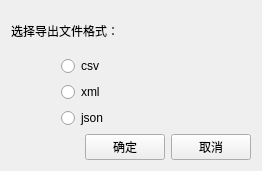
<?xml version="1.0" encoding="UTF-8"?>
<ui version="4.0">
 <class>CExportDialog</class>
 <widget class="QWidget" name="CExportDialog">
  <property name="geometry">
   <rect>
    <x>0</x>
    <y>0</y>
    <width>262</width>
    <height>171</height>
   </rect>
  </property>
  <property name="sizePolicy">
   <sizepolicy hsizetype="Minimum" vsizetype="Minimum">
    <horstretch>0</horstretch>
    <verstretch>0</verstretch>
   </sizepolicy>
  </property>
  <property name="windowTitle">
   <string>Form</string>
  </property>
  <layout class="QGridLayout" name="gridLayout">
   <item row="0" column="0" colspan="2">
    <widget class="QLabel" name="label">
     <property name="text">
      <string>选择导出文件格式：</string>
     </property>
    </widget>
   </item>
   <item row="1" column="0" colspan="2">
    <layout class="QHBoxLayout" name="horizontalLayout">
     <item>
      <spacer name="horizontalSpacer_2">
       <property name="orientation">
        <enum>Qt::Horizontal</enum>
       </property>
       <property name="sizeType">
        <enum>QSizePolicy::Fixed</enum>
       </property>
       <property name="sizeHint" stdset="0">
        <size>
         <width>50</width>
         <height>20</height>
        </size>
       </property>
      </spacer>
     </item>
     <item>
      <widget class="QRadioButton" name="csvButton">
       <property name="sizePolicy">
        <sizepolicy hsizetype="Expanding" vsizetype="Fixed">
         <horstretch>0</horstretch>
         <verstretch>0</verstretch>
        </sizepolicy>
       </property>
       <property name="text">
        <string>csv</string>
       </property>
      </widget>
     </item>
    </layout>
   </item>
   <item row="2" column="0" colspan="2">
    <layout class="QHBoxLayout" name="horizontalLayout_2">
     <item>
      <spacer name="horizontalSpacer_3">
       <property name="orientation">
        <enum>Qt::Horizontal</enum>
       </property>
       <property name="sizeType">
        <enum>QSizePolicy::Fixed</enum>
       </property>
       <property name="sizeHint" stdset="0">
        <size>
         <width>50</width>
         <height>20</height>
        </size>
       </property>
      </spacer>
     </item>
     <item>
      <widget class="QRadioButton" name="xmlButton">
       <property name="sizePolicy">
        <sizepolicy hsizetype="Expanding" vsizetype="Fixed">
         <horstretch>0</horstretch>
         <verstretch>0</verstretch>
        </sizepolicy>
       </property>
       <property name="text">
        <string>xml</string>
       </property>
      </widget>
     </item>
    </layout>
   </item>
   <item row="3" column="0" colspan="2">
    <layout class="QHBoxLayout" name="horizontalLayout_3">
     <item>
      <spacer name="horizontalSpacer_4">
       <property name="orientation">
        <enum>Qt::Horizontal</enum>
       </property>
       <property name="sizeType">
        <enum>QSizePolicy::Fixed</enum>
       </property>
       <property name="sizeHint" stdset="0">
        <size>
         <width>50</width>
         <height>20</height>
        </size>
       </property>
      </spacer>
     </item>
     <item>
      <widget class="QRadioButton" name="jsonButton">
       <property name="sizePolicy">
        <sizepolicy hsizetype="Expanding" vsizetype="Fixed">
         <horstretch>0</horstretch>
         <verstretch>0</verstretch>
        </sizepolicy>
       </property>
       <property name="text">
        <string>json</string>
       </property>
      </widget>
     </item>
    </layout>
   </item>
   <item row="4" column="0">
    <spacer name="horizontalSpacer">
     <property name="orientation">
      <enum>Qt::Horizontal</enum>
     </property>
     <property name="sizeHint" stdset="0">
      <size>
       <width>40</width>
       <height>20</height>
      </size>
     </property>
    </spacer>
   </item>
   <item row="4" column="1">
    <widget class="QPushButton" name="confirmButton">
     <property name="sizePolicy">
      <sizepolicy hsizetype="Fixed" vsizetype="Fixed">
       <horstretch>0</horstretch>
       <verstretch>0</verstretch>
      </sizepolicy>
     </property>
     <property name="text">
      <string>确定</string>
     </property>
    </widget>
   </item>
   <item row="4" column="2">
    <widget class="QPushButton" name="cancelButton">
     <property name="sizePolicy">
      <sizepolicy hsizetype="Fixed" vsizetype="Fixed">
       <horstretch>0</horstretch>
       <verstretch>0</verstretch>
      </sizepolicy>
     </property>
     <property name="text">
      <string>取消</string>
     </property>
    </widget>
   </item>
  </layout>
 </widget>
 <resources/>
 <connections/>
</ui>
